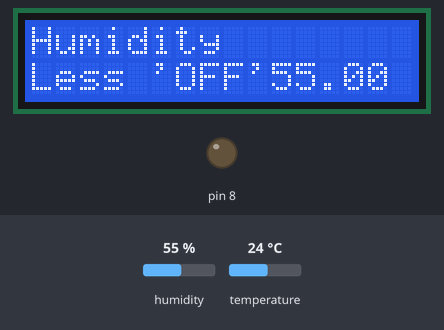
This sketch was run on a simulated Arduino Uno, built with avr-gcc and run on an emulated ATmega328P. On the bench: 16×2 character LCD, output pins drawn as LEDs (lit = HIGH). Inputs (shaded band) come from the test bench; at power-on: humidity 55 %, temperature 24 °C. What the sketch prints to the serial monitor is not drawn.

Above: at 2.7 s.
2.8 s: humidity set to 78 %
At 5.8 s:
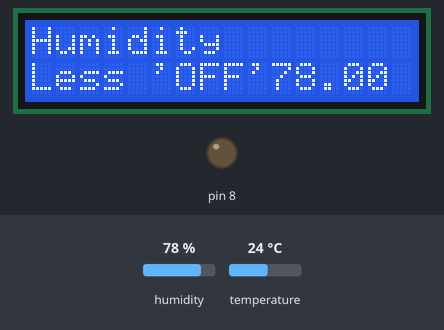
6.5 s: humidity set to 81 %
At 8.1 s:
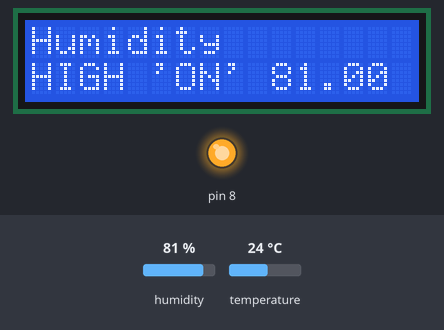
10.2 s: humidity set to 22 %
At 12.9 s:
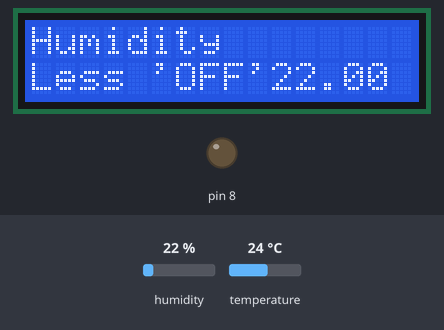
Timing chart, 0 to 14.4 s (numbered marks = the images above; inputs shaded):
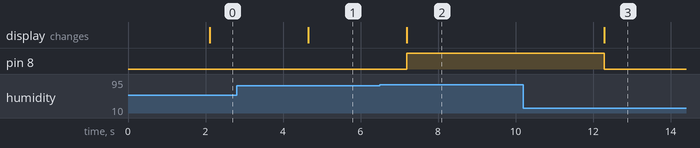

The sketch:

DHT_1.ino
```cpp
// include the library code:
#include <LiquidCrystal.h>

// initialize the library by associating any needed LCD interface pin
// with the arduino pin number it is connected to
const int rs = 12, en = 11, d4 = 6, d5 = 5, d6 = 4, d7 = 3;
LiquidCrystal lcd(rs, en, d4, d5, d6, d7);


#include "DHT.h"

#define DHTPIN 2     // what digital pin we're connected to

// Uncomment whatever type you're using!
#define DHTTYPE DHT11   // DHT 11

// Connect pin 1 (on the left) of the sensor to +5V
// NOTE: If using a board with 3.3V logic like an Arduino Due connect pin 1
// to 3.3V instead of 5V!
// Connect pin 2 of the sensor to whatever your DHTPIN is
// Connect pin 4 (on the right) of the sensor to GROUND
// Connect a 10K resistor from pin 2 (data) to pin 1 (power) of the sensor

// Initialize DHT sensor.
// Note that older versions of this library took an optional third parameter to
// tweak the timings for faster processors.  This parameter is no longer needed
// as the current DHT reading algorithm adjusts itself to work on faster procs.
DHT dht(DHTPIN, DHTTYPE);

void setup() {
  lcd.begin(16, 2);
  Serial.begin(9600);
  Serial.println("DHTxx test!");
  pinMode(8, OUTPUT);

  dht.begin();
}

void loop() {
  // Wait a few seconds between measurements.
  delay(2000);

  // Reading temperature or humidity takes about 250 milliseconds!
  // Sensor readings may also be up to 2 seconds 'old' (its a very slow sensor)
  float h = dht.readHumidity();
  // Read temperature as Celsius (the default)
  float t = dht.readTemperature();
  // Read temperature as Fahrenheit (isFahrenheit = true)
  float f = dht.readTemperature(true);

  // Check if any reads failed and exit early (to try again).
  if (isnan(h) || isnan(t) || isnan(f)) {
    Serial.println("Failed to read from DHT sensor!");
    return;
  }

  // Compute heat index in Fahrenheit (the default)
  float hif = dht.computeHeatIndex(f, h);
  // Compute heat index in Celsius (isFahreheit = false)
  float hic = dht.computeHeatIndex(t, h, false);

  //Serial.println("success");
  Serial.print("Humidity: ");
  Serial.print(h);
  Serial.print(" %\t");
  Serial.print("Temperature: ");
  Serial.print(t);
  Serial.print(" *C ");
  Serial.print(f);
  Serial.print(" *F\t");
  Serial.print("Heat index: ");
  Serial.print(hic);
  Serial.print(" *C ");
  Serial.print(hif);
  Serial.println(" *F");


  if (h > 79)

   {
    digitalWrite(8,HIGH);
    lcd.clear();
  lcd.setCursor(0, 0);
  lcd.print("Humidity ");
  lcd.setCursor(0, 1);
  lcd.print("HIGH 'ON' : ");
  lcd.setCursor(10, 1);
  lcd.print(h);
  delay(500);
   }
  else
   {
    digitalWrite(8,LOW);
lcd.clear();
  lcd.setCursor(0, 0);
  lcd.print("Humidity ");
  lcd.setCursor(0, 1);
  lcd.print("Less 'OFF' : ");
  lcd.setCursor(10, 1);
  lcd.print(h);
  delay(500);

   }
}
```

Measured:
- the behaviour switches between 79 and 80 % on humidity (found by bisection; images 1 and 2)
- after the input at 2.8 s, the display: changes after 1.9 s (image 1)
- after the input at 6.5 s, pin 8: LOW → HIGH after 0.69 s; the display: changes after 0.70 s (image 2)
- after the input at 10.2 s, pin 8: HIGH → LOW after 2.1 s; the display: changes after 2.1 s (image 3)
